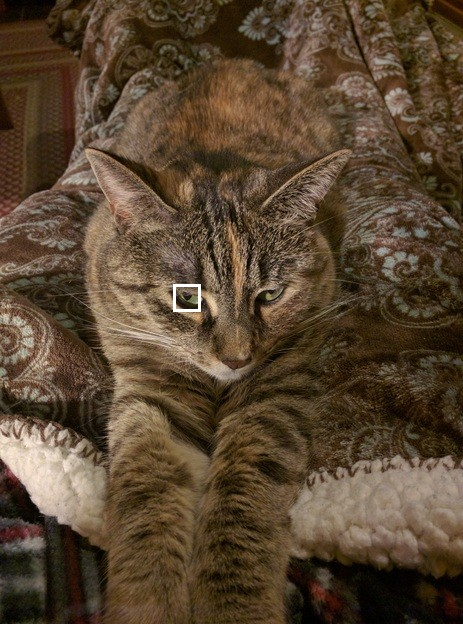
#> input picture CSCE421_Fall2019_ClassMaterial/InClassDemos/05-cat-snap.jpg, 463 x 624 px
$ jupyter execute ImageBlur.ipynb   (shell and % lines are left out)
#> lines starting #> are read from the running program, lines starting #| are printed output that depends on the picture
[cell 1]
#@title Default title text
import cv2, sys
from google.colab import files
from google.colab.patches import cv2_imshow
from matplotlib import pyplot as plt
uploaded = files.upload()
#> the answer given: 05-cat-snap.jpg
# image = cv2.imread(filename = filename)

[cell 2]
import os
os.getcwd()

[cell 3]
image = cv2.imread(filename = "05-cat-snap.jpg")
#> image is the input picture: shape (624, 463, 3); mean B, G, R 48.9, 69.8, 88.3
# cv2.namedWindow(winname = "original", flags = cv2.WINDOW_NORMAL)
# cv2_imshow(winname = "original", mat = image)
# cv2.waitKey(delay = 0)
print(type(image))
#| <class 'numpy.ndarray'>
plt.imshow(image)
plt.show()

[cell 4]
k=3
k=11
k=25
blurred = cv2.GaussianBlur(src = image, ksize = (k, k), sigmaX = 0)
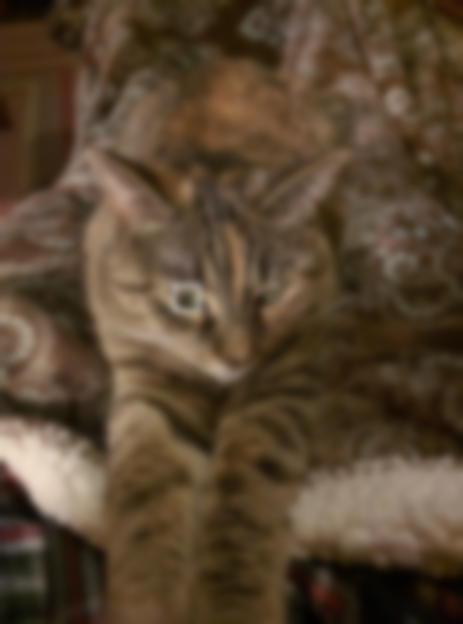
#> blurred: shape (624, 463, 3); mean B, G, R 48.9, 69.8, 88.3
plt.imshow(blurred)
plt.show()
